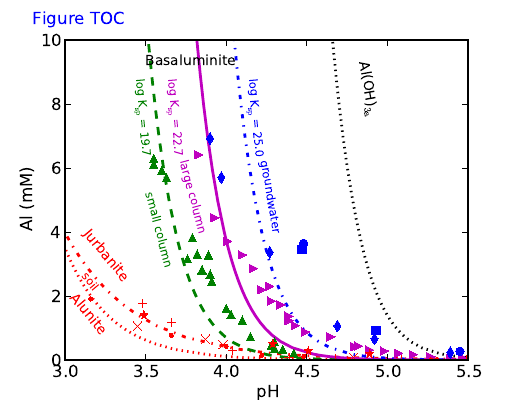

This figure's Python source:
from pylab import *

prea  = loadtxt('figtoc/a0.txt')
prej  = loadtxt('figtoc/j0.txt')
preb0 = loadtxt('figtoc/b0.txt')
preb  = loadtxt('figtoc/b.txt')
preb1 = loadtxt('figtoc/b1.txt')
prec  = loadtxt('figtoc/c0.txt')

gw1 = loadtxt('data/GuNaOH.txt')
gw2 = loadtxt('data/GuNa2CO3.txt')
gw3 = loadtxt('data/luogw.txt')

soil1 = loadtxt('data/za.txt')
soil2 = loadtxt('data/zd.txt')
soil3 = loadtxt('data/luowoco2.txt')
soil4 = loadtxt('data/luowco2.txt')

sc = loadtxt('data/scdata.txt')
scph = sc[:, 2]
scal = sc[:, 4]

lc = loadtxt('data/lcdata.txt')
lcph = lc[:, 2]
lcal = lc[:, 6]

gwph1   = gw1[:, 0];
gwal1   = gw1[:, 6];

gwph2   = gw2[:, 0];
gwal2   = gw2[:, 6];

gwph3   = gw3[:, 1];
gwal3   = gw3[:, 4];

soilph1   = soil1[:, 1];
soilal1   = soil1[:, 4];

soilph2   = soil2[:, 1];
soilal2   = soil2[:, 4];

soilph3   = soil3[:, 1];
soilal3   = soil3[:, 11];

soilph4   = soil4[:, 1];
soilal4   = soil4[:, 11];

plot(prea[:, 0], prea[:, 2]*1e3, 'r:', prej[:, 0], prej[:, 2]*1e3, 'r-.', preb0[:, 0], preb0[:, 2]*1e3, 'g--', preb[:, 0], preb[:, 2]*1e3, 'm-', preb1[:, 0], preb1[:, 2]*1e3, 'b-.', prec[:, 0], prec[:, 2]*1e3, 'k:', scph, scal, 'g^', lcph, lcal, 'm>', gwph1, gwal1, 'bo', gwph2, gwal2, 'bs', gwph3, gwal3, 'bd', soilph1, soilal1, 'rx', soilph2, soilal2, 'r+', soilph3, soilal3, 'r*', soilph4, soilal4, 'r.',markeredgecolor='none',linewidth=2)
#l = legend(('Alunite', 'Jurbanite', 'Basal. log K$\mathrm{_{sp}}$=19.7', 'Basal. log K$\mathrm{_{sp}}$=22.7', 'Basal. log K$\mathrm{_{sp}}$=25.0', 'Al(OH)$\mathrm{_{3a}}$', 'Small column', 'Large column'), numpoints=1, loc=1)
#l.draw_frame(False)
#t = l.get_texts();
#setp(t, fontsize='x-small');
text(3.1,  2.5, 'soil', color='r', rotation=-50, size='x-small')
text(3.5, 5.0, 'small column', color='g', rotation=-75, size='x-small')
text(3.7,   6, 'large column', color='m', rotation=-75, size='x-small')
text(4.2,   6, 'groundwater', color='b', rotation=-80, size='x-small')
text(4.8,   9, 'Al(OH)$\mathrm{_{3a}}$', rotation=-80, size='small')
text(3.5, 9.2, 'Basaluminite', size='small')
text(3.4, 8.5, 'log K$\mathrm{_{sp}}$ = 19.7', color='g', rotation=-85, size='x-small')
text(3.6, 8.5, 'log K$\mathrm{_{sp}}$ = 22.7', color='m', rotation=-85, size='x-small')
text(4.1, 8.5, 'log K$\mathrm{_{sp}}$ = 25.0', color='b', rotation=-85, size='x-small')
text(3.1,  3.8, 'Jurbanite', color='r', rotation=-50, size='small')
text(3.03,  1.8, 'Alunite', color='r', rotation=-50, size='small')

xlim([3, 5.5])
ylim([0, 10])
xlabel('pH');
ylabel('Al (mM)');

text(2.8, 10.5, 'Figure TOC', fontsize='medium', color='b')

fig = matplotlib.pyplot.gcf()
fig.set_size_inches(5.2, 4)
savefig('figtoc.pdf')
show()
